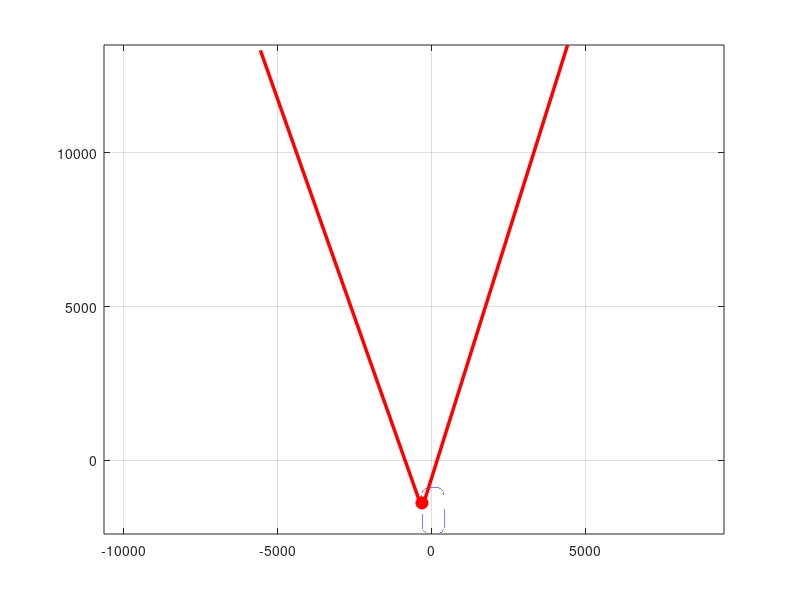

Write the MATLAB code that produced this figure.
clc
close all

load('x_indy_internal');
load('y_indy_internal');

figure(1);
% subplot 311
hold on, grid on, box on
axis equal
% xlabel('Ascissa curvilinea [dm]');
% ylabel('Banking [deg]');
plot(x_indy_internal, y_indy_internal);
plot(x_indy_internal(1,1), y_indy_internal(1,1), 'r*', 'LineWidth', 8);
%plot(x_indy_internal(1,1:1000), y_indy_internal(1,1:1000), 'r-', 'LineWidth', 2.5);
quiver(x_indy_internal(1,1), y_indy_internal(1,1), ...
    x_indy_internal(1,2000)-x_indy_internal(1,1), ...
    y_indy_internal(1,2000)-y_indy_internal(1,1), ...
    'r-', 'LineWidth', 2.5, 'MaxHeadSize', 50);
% title('Banking funzione dell ascissa curvilinea 0 - 500 m');